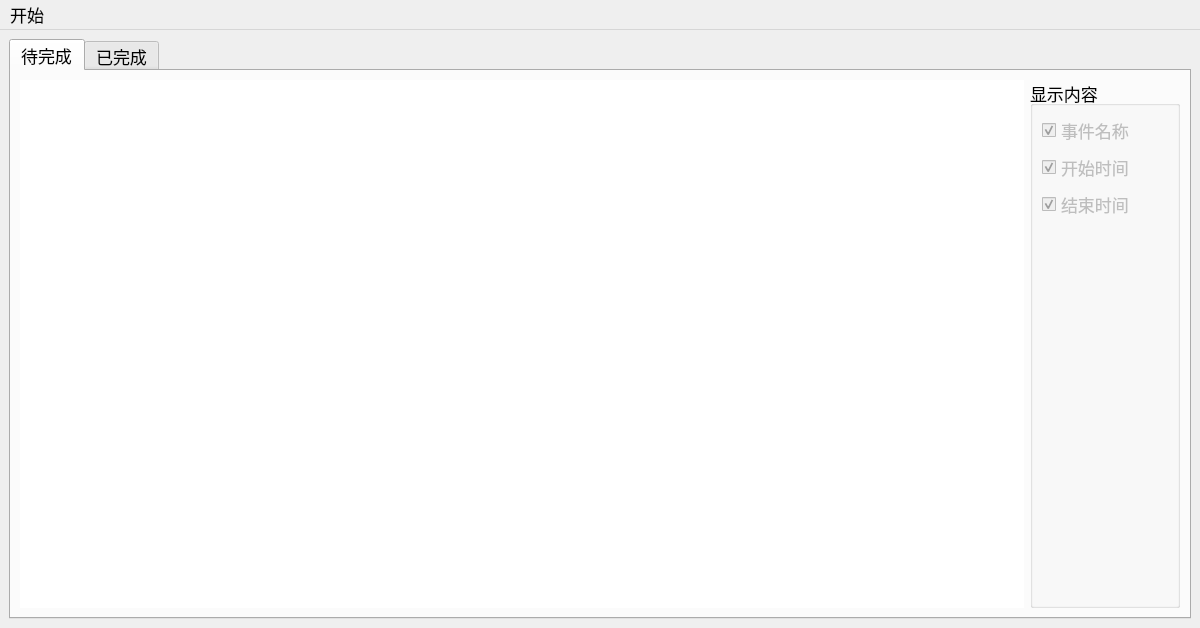
<?xml version="1.0" encoding="UTF-8"?>
<ui version="4.0">
 <class>MainWindow</class>
 <widget class="QMainWindow" name="MainWindow">
  <property name="geometry">
   <rect>
    <x>0</x>
    <y>0</y>
    <width>1200</width>
    <height>628</height>
   </rect>
  </property>
  <property name="minimumSize">
   <size>
    <width>1200</width>
    <height>0</height>
   </size>
  </property>
  <property name="font">
   <font>
    <pointsize>13</pointsize>
   </font>
  </property>
  <property name="windowTitle">
   <string>MainWindow</string>
  </property>
  <widget class="QWidget" name="centralwidget">
   <layout class="QVBoxLayout" name="verticalLayout_2">
    <item>
     <widget class="QTabWidget" name="tabWidget">
      <property name="currentIndex">
       <number>0</number>
      </property>
      <widget class="QWidget" name="tab">
       <attribute name="title">
        <string>待完成</string>
       </attribute>
       <layout class="QHBoxLayout" name="horizontalLayout">
        <item>
         <widget class="QTableView" name="tableView_show_unfinished">
          <property name="frameShape">
           <enum>QFrame::NoFrame</enum>
          </property>
         </widget>
        </item>
        <item>
         <widget class="QGroupBox" name="groupBox">
          <property name="minimumSize">
           <size>
            <width>150</width>
            <height>0</height>
           </size>
          </property>
          <property name="maximumSize">
           <size>
            <width>150</width>
            <height>16777215</height>
           </size>
          </property>
          <property name="title">
           <string>显示内容</string>
          </property>
          <layout class="QVBoxLayout" name="verticalLayout">
           <item>
            <widget class="QCheckBox" name="checkBox_u_name">
             <property name="enabled">
              <bool>false</bool>
             </property>
             <property name="text">
              <string>事件名称</string>
             </property>
             <property name="checked">
              <bool>true</bool>
             </property>
            </widget>
           </item>
           <item>
            <widget class="QCheckBox" name="checkBox_u_begin">
             <property name="enabled">
              <bool>false</bool>
             </property>
             <property name="text">
              <string>开始时间</string>
             </property>
             <property name="checked">
              <bool>true</bool>
             </property>
            </widget>
           </item>
           <item>
            <widget class="QCheckBox" name="checkBox_u_end">
             <property name="enabled">
              <bool>false</bool>
             </property>
             <property name="text">
              <string>结束时间</string>
             </property>
             <property name="checked">
              <bool>true</bool>
             </property>
            </widget>
           </item>
           <item>
            <spacer name="verticalSpacer">
             <property name="orientation">
              <enum>Qt::Vertical</enum>
             </property>
             <property name="sizeHint" stdset="0">
              <size>
               <width>20</width>
               <height>337</height>
              </size>
             </property>
            </spacer>
           </item>
          </layout>
         </widget>
        </item>
       </layout>
      </widget>
      <widget class="QWidget" name="tab_2">
       <attribute name="title">
        <string>已完成</string>
       </attribute>
       <layout class="QHBoxLayout" name="horizontalLayout_2">
        <item>
         <widget class="QTableView" name="tableView_show_finished"/>
        </item>
        <item>
         <widget class="QGroupBox" name="groupBox_2">
          <property name="minimumSize">
           <size>
            <width>150</width>
            <height>0</height>
           </size>
          </property>
          <property name="maximumSize">
           <size>
            <width>150</width>
            <height>16777215</height>
           </size>
          </property>
          <property name="title">
           <string>显示内容</string>
          </property>
          <layout class="QVBoxLayout" name="verticalLayout_3">
           <item>
            <widget class="QCheckBox" name="checkBox_name">
             <property name="enabled">
              <bool>false</bool>
             </property>
             <property name="text">
              <string>事件名称</string>
             </property>
             <property name="checked">
              <bool>true</bool>
             </property>
            </widget>
           </item>
           <item>
            <widget class="QCheckBox" name="checkBox_begin">
             <property name="enabled">
              <bool>false</bool>
             </property>
             <property name="text">
              <string>开始时间</string>
             </property>
             <property name="checked">
              <bool>true</bool>
             </property>
            </widget>
           </item>
           <item>
            <widget class="QCheckBox" name="checkBox_end">
             <property name="enabled">
              <bool>false</bool>
             </property>
             <property name="text">
              <string>结束时间</string>
             </property>
             <property name="checked">
              <bool>true</bool>
             </property>
            </widget>
           </item>
           <item>
            <spacer name="verticalSpacer_2">
             <property name="orientation">
              <enum>Qt::Vertical</enum>
             </property>
             <property name="sizeHint" stdset="0">
              <size>
               <width>20</width>
               <height>337</height>
              </size>
             </property>
            </spacer>
           </item>
          </layout>
         </widget>
        </item>
       </layout>
      </widget>
     </widget>
    </item>
   </layout>
  </widget>
  <widget class="QMenuBar" name="menuBar">
   <property name="geometry">
    <rect>
     <x>0</x>
     <y>0</y>
     <width>1200</width>
     <height>34</height>
    </rect>
   </property>
   <widget class="QMenu" name="menu">
    <property name="font">
     <font>
      <pointsize>13</pointsize>
     </font>
    </property>
    <property name="title">
     <string>开始</string>
    </property>
    <addaction name="action_open_new_database"/>
    <addaction name="action_exit"/>
   </widget>
   <addaction name="menu"/>
  </widget>
  <action name="action_open_new_database">
   <property name="text">
    <string>打开新的数据库</string>
   </property>
   <property name="menuRole">
    <enum>QAction::NoRole</enum>
   </property>
  </action>
  <action name="action_exit">
   <property name="text">
    <string>退出</string>
   </property>
   <property name="menuRole">
    <enum>QAction::NoRole</enum>
   </property>
  </action>
 </widget>
 <resources/>
 <connections>
  <connection>
   <sender>action_exit</sender>
   <signal>triggered()</signal>
   <receiver>MainWindow</receiver>
   <slot>close()</slot>
   <hints>
    <hint type="sourcelabel">
     <x>-1</x>
     <y>-1</y>
    </hint>
    <hint type="destinationlabel">
     <x>399</x>
     <y>299</y>
    </hint>
   </hints>
  </connection>
 </connections>
</ui>
